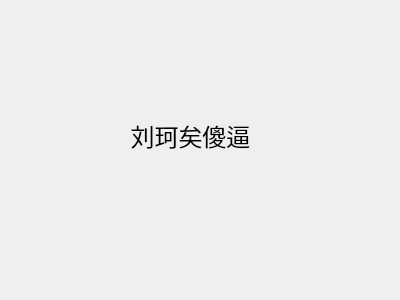
<?xml version="1.0" encoding="UTF-8"?>
<ui version="4.0">
 <class>deletinfo</class>
 <widget class="QWidget" name="deletinfo">
  <property name="geometry">
   <rect>
    <x>0</x>
    <y>0</y>
    <width>400</width>
    <height>300</height>
   </rect>
  </property>
  <property name="windowTitle">
   <string>deletinfo</string>
  </property>
  <widget class="QLabel" name="info">
   <property name="geometry">
    <rect>
     <x>30</x>
     <y>90</y>
     <width>321</width>
     <height>91</height>
    </rect>
   </property>
   <property name="text">
    <string>&lt;html&gt;&lt;head/&gt;&lt;body&gt;&lt;p&gt;&lt;span style=&quot; font-size:18pt;&quot;&gt;刘珂矣傻逼&lt;/span&gt;&lt;/p&gt;&lt;/body&gt;&lt;/html&gt;</string>
   </property>
   <property name="alignment">
    <set>Qt::AlignCenter</set>
   </property>
  </widget>
 </widget>
 <layoutdefault spacing="6" margin="11"/>
 <resources/>
 <connections/>
</ui>
